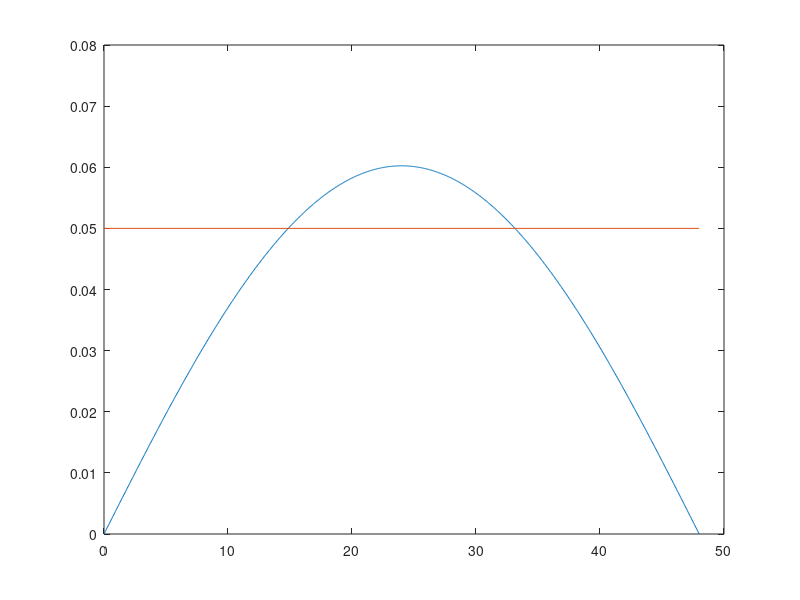

Here is the MATLAB script that generated this plot:
%% MGHW2: For loops, dot operator, plotting

%% Use a for loop to fill in an array I

% initialize the array as zeros
x = zeros(1,1000);

% fill in the first entry (doesn't follow the pattern)
x(1) = 2

% use a for loop to fill in the rest of the entries (that follow the pattern)
for i = 1:999
    x(i+1) = 3*x(i) + 1;
end
disp(x)
%% Fibonacci

n = 100;
% Use n to create fib
fib = [1 1]
for i = 3:n
    fib(i) = fib(i-1) + fib(i-2);
end
disp(fib)


function x = fibonacci(varargin)
x = fprintf('This program uses the function fibonacci, which is not allowed to be used for this homework assignment.\n');
end

%% Use a for loop to compute a sum I

% start by initializing mysum
mysum = 0

% now use a for loop to compute mysum
for i = 3:278                 % fill in the range of indices
    mysum = mysum + ((i^2 - sin(i)) / (2*i^4 + 1));      % add the next term to mysum
end
disp(mysum)

%% A known Taylor series

format long  % displays more digits when printing variable values

x = 0

for i = 0:14
    x = x + 1/factorial(i)
end
%% Averaging random integers

rng(600);  % set the random number generator so everyone gets the same result
x = randi(50, 1000, 1);

sum = 0;

for i = 1:1000
    sum = sum + x(i);
end
avg = sum/1000
%% Using arctan to approximate pi

piApprox = 0;

for n = 0:99
    piApprox = piApprox + ((-1)^n / (2*n + 1));
end
piApprox = 4*piApprox
disp(piApprox)
%% Approximate pi faster

format long %to display many decimal places
%Find sumMadhava
sumMadhava = 0;
for k=0:9
    sumMadhava = sumMadhava + ((-3)^(-k) / (2*k + 1));
end
sumMadhava = 12^(1/2)*sumMadhava

%Find sumNewton
sumNewton = 0;
for k=0:9
    sumNewton = sumNewton + (((2^k)*(factorial(k))^2) / factorial(2*k + 1));
end
sumNewton = 2*sumNewton

%Find sumRamanujan
sumRamanujan = 0;
for k=0:9
    sumRamanujan = sumRamanujan + ((factorial(4*k) * (1103 + 26390*k)) / ((factorial(k)^4)*(396^(4*k))));
end
sumRamanujan = (sumRamanujan*((2*sqrt(2)) / (9801)))^(-1)

disp(sumMadhava)
disp(sumNewton)
disp(sumRamanujan)
%% Wind chill (dot operator)

% T and V are provided for you:
T = [54 52 52 49 48 45 44 41 40 40];
V = [20 22 21 26 31 20 19 17 21 22];

% Create Twc
Twc = 35.74 + 0.6215*T - 35.75*V.^0.16 + 0.4275*T.*V.^0.16
% How many times was the dot operator necessary?  Store the result as the variable nDot.
nDot = 3
%% Simple Circuit (dot operator, plotting)

%circuit problem (find the load resistance that maximizes power in the circuit)

%Define V, Rl, RS
V = 130;
Rl = 1:.1:110;
Rs = 25;

%From V, Rl, Rs, compute arrays I and P
I = V./(Rs + Rl);
P = (I.^2).*Rl;


%Use max command to get max power 
Pmax = max(P)

% Plot current vs power (done for you, how nice of us!)
plot(Rl,P);

%% Elastic deflection (dot operator, plotting)

% Initial set up
q = 8;
E = 1.8e6;
I = 5.1;
L = 48;

% Create x-array (evenly spaced array of the x-position of the beam using 1000 points)
x = linspace(0,48,1000);

% Use the variables q, E, I, and L to define delta.
delta = ((q*x) / (24*E*I)) .* (L^3 - 2*L*x.^2 + x.^3);

% How many dot-operators were necessary?
ndot = 3;  % Report exactly how many times you needed to use the dot operator to create delta

% A deflection value for comparison
d = 0.05;   

% Plot two things at once
plot(x,delta);      % plot the deflection of the beam.
hold on;            % this command "holds" all previous plots "on" the figure and allows you to plot another one.
plot([0,L],[d,d]);  % take a moment to figure out what this does...